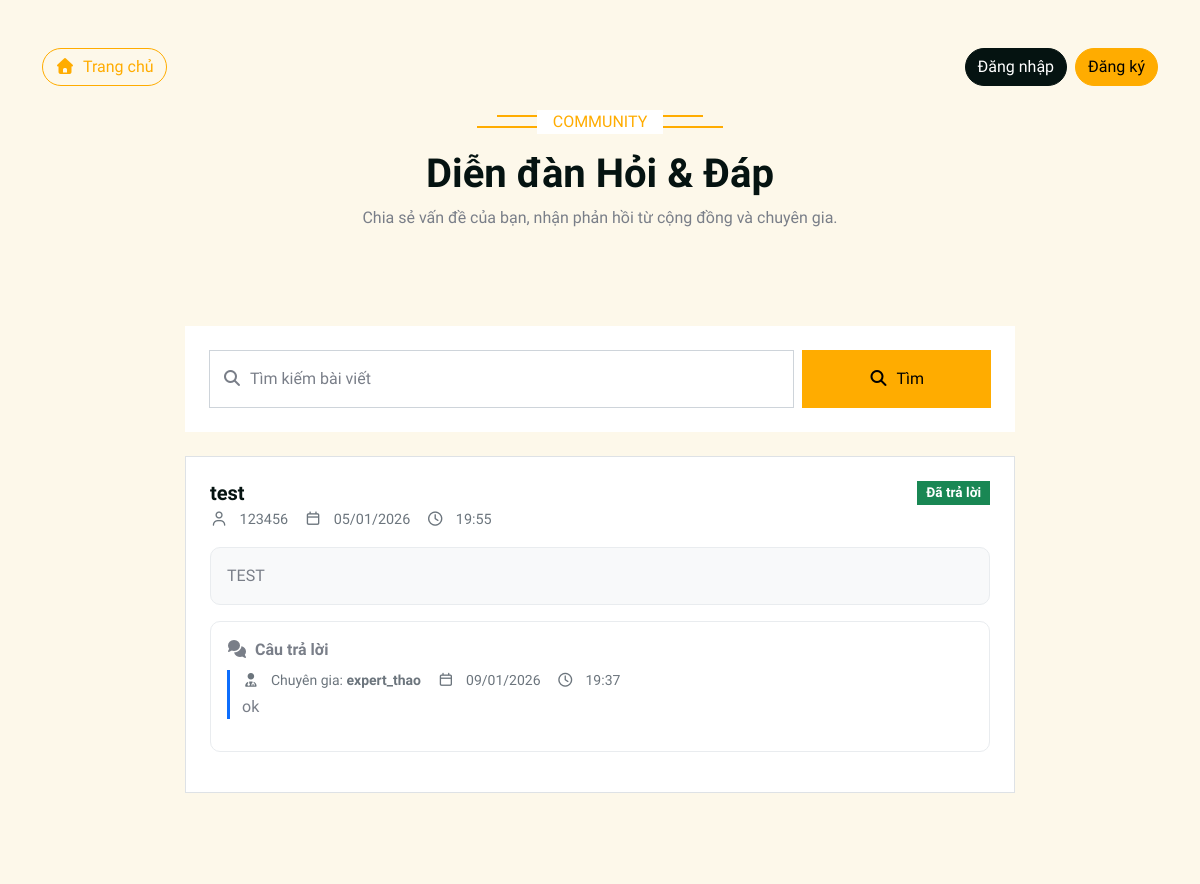
Before: /forum/ with the older database file.
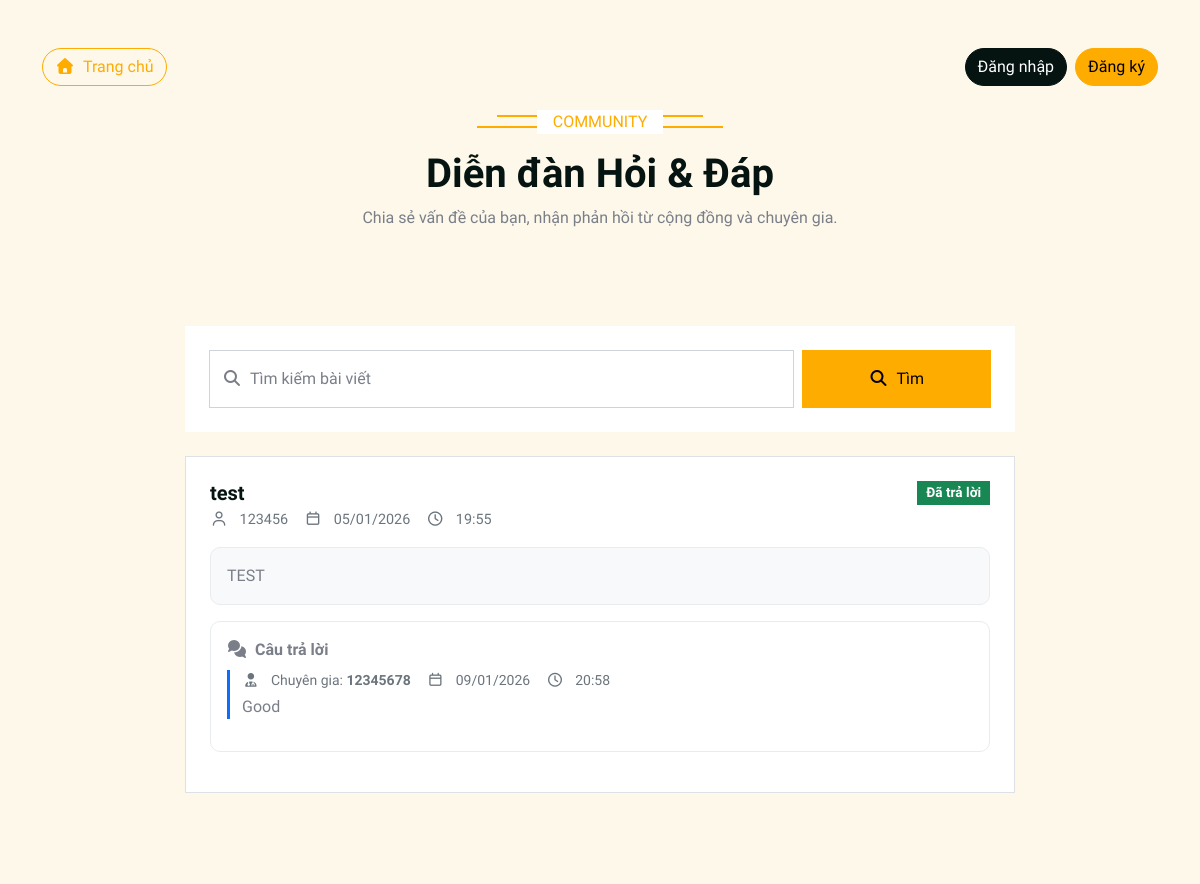
After: the same page with the newer database file.
### models.py (models this page shows)
class Answer(Base):
    __tablename__ = "answers"
    id: Mapped[int] = mapped_column(primary_key=True)
    content: Mapped[str] = mapped_column(Text)
    expert_id: Mapped[int] = mapped_column(ForeignKey("users.id"))
    post_id: Mapped[int] = mapped_column(ForeignKey("posts.id"))
    created_at: Mapped[DateTime] = mapped_column(DateTime, server_default=func.now())
    expert = relationship("User", back_populates="answers")
    post = relationship("Post", back_populates="answers")

class User(Base):
    __tablename__ = "users"
    id: Mapped[int] = mapped_column(primary_key=True)
    username: Mapped[str] = mapped_column(String, unique=True)
    password: Mapped[str] = mapped_column(String)
    role: Mapped[str] = mapped_column(String, default="student")
    status_tag: Mapped[str | None] = mapped_column(String, nullable=True)
    chat_opt_in: Mapped[bool] = mapped_column(Boolean, default=False)
    last_seen = Column(DateTime, default=func.now())
    is_online = Column(Boolean, default=False)
    posts = relationship("Post", back_populates="author")
    answers = relationship("Answer", back_populates="expert")
    expert_profile = relationship("ExpertProfile",uselist=False,back_populates="user", foreign_keys="ExpertProfile.user_id"
    )
    student_profile = relationship("StudentProfile", uselist=False, back_populates="user")

### loginforum/forum.py (the view)
@forum.route("/")
def show_forum():
    conn = get_db()
    posts = conn.execute(
        "SELECT posts.*, users.username FROM posts JOIN users ON posts.user_id = users.id ORDER BY created_at DESC"
    ).fetchall()
    posts_with_answers = []
    for post in posts:
        answers = conn.execute(
            "SELECT answers.*, users.username AS expert_username "
            "FROM answers JOIN users ON answers.expert_id = users.id "
            "WHERE post_id=?",
            (post["id"],)
        ).fetchall()
        post_dict = dict(post)
        vn_dt = to_vn_time(post_dict.get("created_at"))
        if vn_dt:
            post_dict["created_date"] = vn_dt.strftime("%d/%m/%Y")
            post_dict["created_time"] = vn_dt.strftime("%H:%M")
        else:
            post_dict["created_date"] = ""
            post_dict["created_time"] = ""
        ans_list = []
        for a in answers:
            a_dict = dict(a)
            vn_a = to_vn_time(a_dict.get("created_at"))
            if vn_a:
                a_dict["created_date"] = vn_a.strftime("%d/%m/%Y")
                a_dict["created_time"] = vn_a.strftime("%H:%M")
            else:
                a_dict["created_date"] = ""
                a_dict["created_time"] = ""
            ans_list.append(a_dict)
        post_dict["answers"] = ans_list
        posts_with_answers.append(post_dict)
    return render_template("forum.html", posts=posts_with_answers)

### db.py (called while the page is built)
def get_db():
    if "db" not in g:
        g.db = sqlite3.connect(
            DATABASE,
            detect_types=sqlite3.PARSE_DECLTYPES,
            timeout=10  # chờ nếu database đang bị lock
        )
        g.db.row_factory = sqlite3.Row
    return g.db

### loginforum/forum.py (called while the page is built)
def to_vn_time(value):
    if value is None:
        return None
    if isinstance(value, str):
        s = value.strip()
        for fmt in ("%Y-%m-%d %H:%M:%S.%f", "%Y-%m-%d %H:%M:%S", "%Y-%m-%dT%H:%M:%S.%f", "%Y-%m-%dT%H:%M:%S"):
            try:
                dt = datetime.strptime(s, fmt)
                break
            except ValueError:
                dt = None
        if dt is None:
            return None
    else:
        dt = value
    if dt.tzinfo is None:
        dt = dt.replace(tzinfo=ZoneInfo("UTC"))
    return dt.astimezone(VN_TZ)

### loginforum/htmltemplates/forum.html (shortened to what the changed rows need)
<!DOCTYPE html>
<html lang="vi">
<head>
    <link href="https://cdnjs.cloudflare.com/ajax/libs/font-awesome/7.0.0/css/all.min.css" rel="stylesheet">
    <link href="https://cdn.jsdelivr.net/npm/bootstrap-icons@1.4.1/font/bootstrap-icons.css" rel="stylesheet">
    <link href="{{ url_for('static', filename='lib/animate/animate.min.css') }}" rel="stylesheet">
    <link href="{{ url_for('static', filename='lib/owlcarousel/assets/owl.carousel.min.css') }}" rel="stylesheet">
    <link href="{{ url_for('static', filename='css/bootstrap.min.css') }}" rel="stylesheet">
    <link href="{{ url_for('static', filename='css/style.css') }}" rel="stylesheet">
</head>
<body class="bg-light">
<div class="container-fluid py-5">
    <div class="container">
        <div class="text-center mx-auto mb-4" style="max-width: 750px;">
            <h1 class="display-6 mb-2">Diễn đàn Hỏi & Đáp</h1>
        </div>
        <div class="row justify-content-center">
            <div class="col-lg-10">
                <div class="bg-light rounded p-4 p-md-5 forum-card">
                    {% if posts %}
                        {% for post in posts %}
                        <div class="p-4 bg-white rounded border mb-3" id="post-{{ post.id if post.id else post['id'] }}">
                            <div class="d-flex flex-wrap align-items-center justify-content-between gap-2 mb-1">
                                <h5 class="mb-0">{{ post.title if post.title else post['title'] }}</h5>
                                {% set tag_value = (post.tag if post.tag else post['tag']) or 'unanswered' %}
                                {% if tag_value == 'answered' %}
                                    <span class="badge bg-success post-badge">Đã trả lời</span>
                                {% else %}
                                    <span class="badge bg-warning text-dark post-badge">Chưa trả lời</span>
                                {% endif %}
                            </div>
                            <div class="post-meta d-flex flex-wrap gap-3 mb-3">
                                <span>
                                    <i class="fa-regular fa-user me-2"></i>
                                    {{ post.username if post.username else post['username'] }}
                                </span>
                                <span>
                                    <i class="fa-regular fa-calendar me-2"></i>
                                    {{ post.created_date if post.created_date else post['created_date'] }}
                                </span>
                                <span>
                                    <i class="fa-regular fa-clock me-2"></i>
                                    {{ post.created_time if post.created_time else post['created_time'] }}
                                </span>
                            </div>
                            <div class="post-body p-3 mb-3">
                                <div class="post-content">{{- (post.content if post.content else post['content'])|trim -}}</div>
                            </div>
                            {% if post.answers and post.answers|length > 0 %}
                                <div class="reply-box p-3 mb-3">
                                    <div class="fw-bold mb-2">
                                        <i class="fa-solid fa-comments me-2"></i>Câu trả lời
                                    </div>
                                    {% for a in post.answers %}
                                    <div class="answer-item mb-3">
                                        <div class="small text-muted mb-1 d-flex flex-wrap gap-3">
                                            <span>
                                                <i class="fa-solid fa-user-doctor me-2"></i>
                                                Chuyên gia:
                                                <b>{{ a.expert_username if a.expert_username else a['expert_username'] }}</b>
                                            </span>
                                            <span>
                                                <i class="fa-regular fa-calendar me-2"></i>
                                                {{ a.created_date if a.created_date else a['created_date'] }}
                                            </span>
                                            <span>
                                                <i class="fa-regular fa-clock me-2"></i>
                                                {{ a.created_time if a.created_time else a['created_time'] }}
                                            </span>
                                        </div>
                                        <div class="post-content">
                                            {{- (a.content if a.content else a['content'])|trim -}}
                                        </div>
                                    </div>
                                {% endfor %}
                                </div>
                            {% endif %}
                        </div>
                        {% endfor %}
                    {% else %}
                        <div class="alert alert-info text-center">
                            Chưa có bài viết nào.
                        </div>
                    {% endif %}
                </div>
            </div>
        </div>
    </div>
</div>
</body>
</html>

Changed rows visible on the page:
removed Answer: username "expert_thao", created_at "09/01/2026", created_time "19:37", content "ok"
added Answer: username "12345678", created_at "09/01/2026", created_time "20:58", content "Good"
